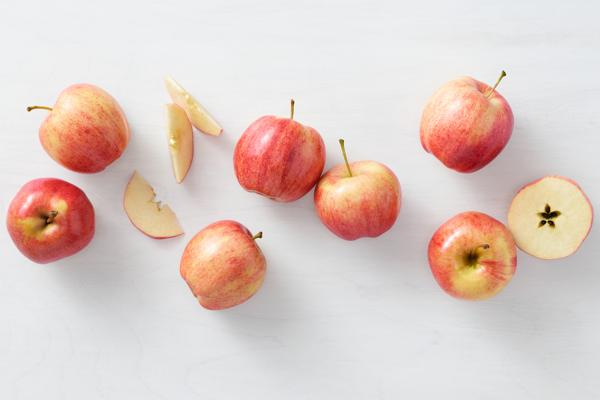
#> input picture 6_Automating_Real-World_Tasks_with_Python/week4_finalProject/supplier-data/images/001.jpeg, 600 x 400 px, found by its file name; its folder holds 4 pictures in this run
$ python lab1.py
#> lines starting #> are read from the running program, lines starting #| are printed output that depends on the picture
from PIL import Image
from os import listdir
from os.path import isfile, join

path = r'./images'

imageNames = [f for f in listdir(path) if isfile(join(path, f))]

for imageName in imageNames:
    try:
        with Image.open(f"{path}/{imageName}") as im:
            # print(im.format, im.size, im.mode)
#> im is the input picture: PIL image 600x400 RGB; mean R, G, B 222.1, 203.8, 197.7
            processed_image = im.resize((128, 128)).rotate(-90).convert("RGB")
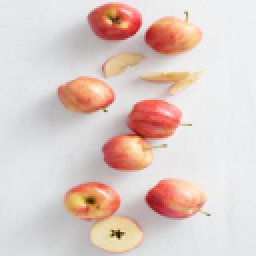
#> processed_image: PIL image 128x128 RGB (shown 2 times larger); mean R, G, B 222.1, 203.8, 197.7
            processed_image.save('./opt/icons/'+imageName+'_processed.jpg')
    except:
        print("cannot process:", imageName)
#> pass 2 of the loop `for imageName in imageNames:`:
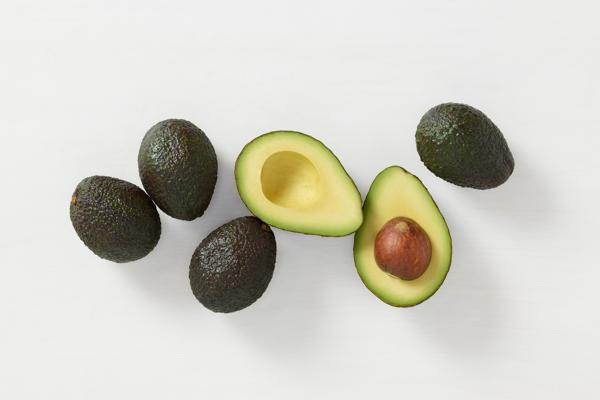
#> input picture 6_Automating_Real-World_Tasks_with_Python/week4_finalProject/supplier-data/images/002.jpeg, 600 x 400 px, found by its file name
#> im is the input picture: PIL image 600x400 RGB; mean R, G, B 208.5, 206.8, 196.9
#> `processed_image = im.resize((128, 128)).rotate(-90).convert("RGB")`:
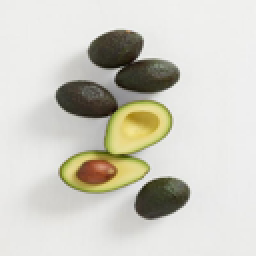
#> processed_image: PIL image 128x128 RGB (shown 2 times larger); mean R, G, B 208.5, 206.8, 196.9
#> pass 3 of the loop `for imageName in imageNames:`:
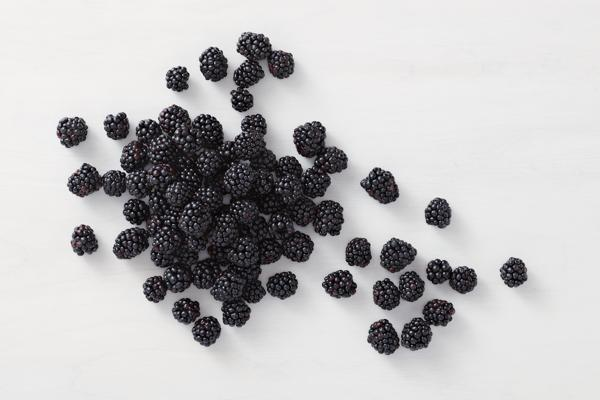
#> input picture 6_Automating_Real-World_Tasks_with_Python/week4_finalProject/supplier-data/images/003.jpeg, 600 x 400 px, found by its file name
#> im is the input picture: PIL image 600x400 RGB; mean R, G, B 190.7, 189.8, 190.6
#> `processed_image = im.resize((128, 128)).rotate(-90).convert("RGB")`:
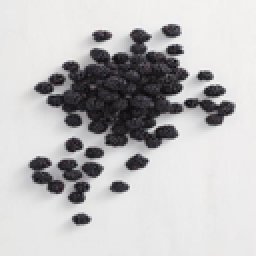
#> processed_image: PIL image 128x128 RGB (shown 2 times larger); mean R, G, B 190.7, 189.8, 190.6
#> the loop made 4 passes; the first 3 are shown
